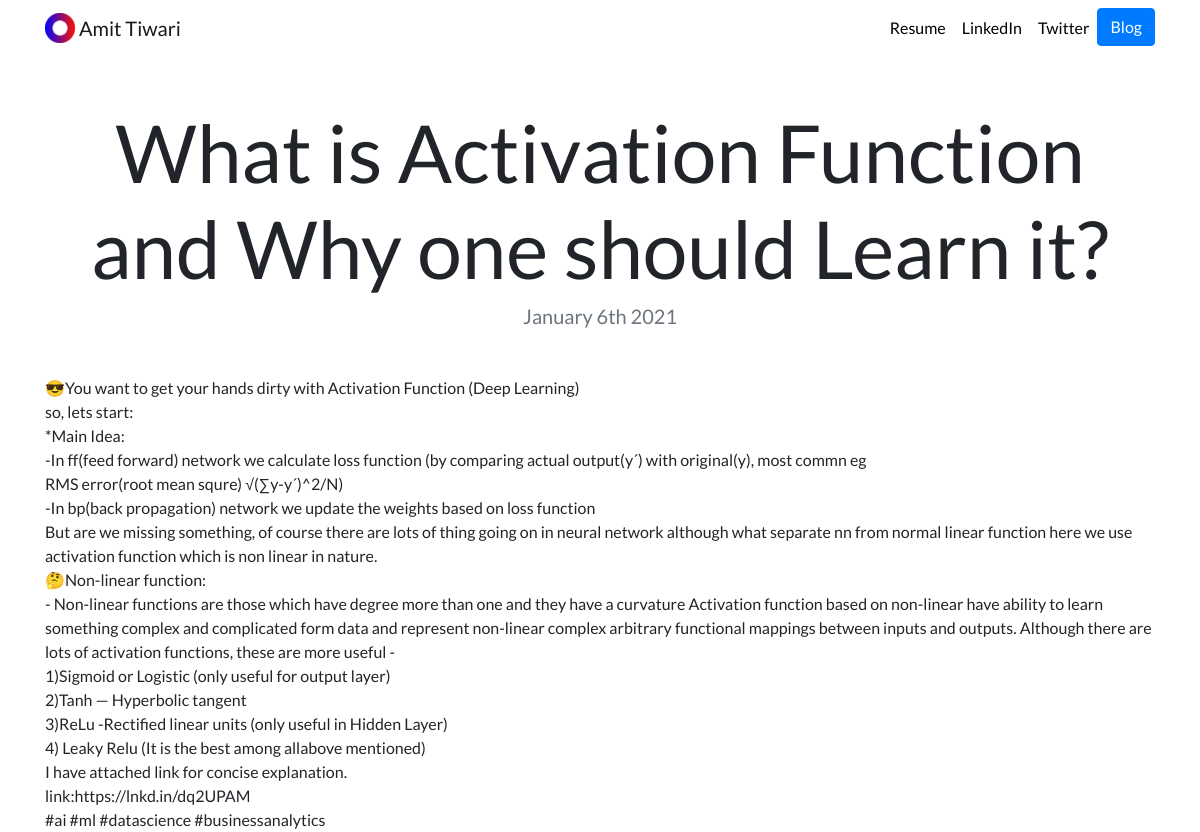
The page /blog/9/ on the database its author committed.
### blog/models.py (models this page shows, shortened)
class Blogging(models.Model):
  title = models.CharField(max_length=250)
  date = models.DateField()
  description = models.TextField()

### blog/views.py (the view)
# urls.py: path('<int:blog_id>/', views.details, name='detail'),
def details(request, blog_id):
  get_blog_id = get_object_or_404(Blogging, pk=blog_id)  #pk means primary key , its a keyword of db used in python
  return render(request, 'blog/detail.html', {'blog': get_blog_id})

### blog/templates/blog/detail.html
{% extends "portfolio/base.html" %}
{% load static %}
{% block content %}
<h1 class="text-center mt-5" id="blogdetailtitle">{{ blog.title }}</h1>
<h5 class="text-center text-muted mb-5">{{ blog.date|date:'F jS Y' }}</h5>
{{ blog.description|safe }}
{% endblock %}

### portfolio/static/portfolio/custom.css (style rules this page uses)
body { font-family: 'Lato', sans-serif; }
@media (min-width: 992px) { #blogdetailtitle { font-size: 5rem; } }

### rows shown on the page
Blogging: title "What is Activation Function and Why one should Learn it?", date "January 6th 2021", description "😎You want to get your hands dirty with Activation Function (Deep Learning) so, lets start: *Main Idea: -In ff(feed forward) network we calculate loss function (by comparing actual output(y´) with original(y), most commn eg RMS error(root mean squre) √(∑y-y´)^2/N) -In bp(back propagation) network we update the weights based on loss function But are we missing something, of course there are lots of thing going on in neural network although what separate nn from normal linear function here we use activation function which is non linear in nature. 🤔Non-linear function: - Non-linear functions are those which have degree more than one and they have a curvature Activation function based on…"
